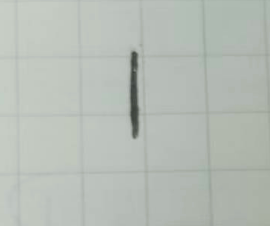
#> input picture simple_transformers/1.png, 270 x 226 px; its folder holds only this picture in this run
$ python -i collect_and_augment.py   (imports and definitions only)
#> lines starting #> are read from the running program, lines starting #| are printed output that depends on the picture; after the words box and inside, x2 and y2 are one past the last pixel; in counts of white or black regions, pixels touching at a corner belong together
#> further down, picture is the input picture: shape (226, 270, 3); mean B, G, R 182.1, 188.9, 182.3
import os
import cv2
import numpy as np
from PIL import Image
from tqdm import tqdm

# 数据增强函数


def augment(img):
    imgs = [img]
    rows, cols = img.shape

    # 旋转
    for angle in [-15, 15]:
        M = cv2.getRotationMatrix2D((cols/2, rows/2), angle, 1)
        imgs.append(cv2.warpAffine(img, M, (cols, rows), borderValue=255))

    # 平移
    for dx, dy in [(-2, 0), (2, 0), (0, -2), (0, 2)]:
        M = np.float32([[1, 0, dx], [0, 1, dy]])
        imgs.append(cv2.warpAffine(img, M, (cols, rows), borderValue=255))

    # 缩放
    for scale in [0.9, 1.1]:
        M = cv2.getRotationMatrix2D((cols/2, rows/2), 0, scale)
        imgs.append(cv2.warpAffine(img, M, (cols, rows), borderValue=255))

    # 加高斯噪声
    noise = np.random.normal(0, 10, img.shape).astype(np.uint8)
    imgs.append(cv2.add(img, noise))

    return imgs

# 标准化为MNIST风格


def mnist_style(img):
    # 灰度
    if len(img.shape) == 3:
        img = cv2.cvtColor(img, cv2.COLOR_BGR2GRAY)
    # 自适应阈值二值化
    img = cv2.GaussianBlur(img, (5, 5), 0)
    img = cv2.adaptiveThreshold(img, 255, cv2.ADAPTIVE_THRESH_GAUSSIAN_C,
                                cv2.THRESH_BINARY_INV, 11, 2)
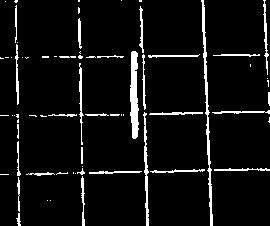
#> img: shape (226, 270); 6.3% white; 68 white regions (38 under 20 px), largest, box (x1, y1, x2, y2) and area: (201, 0, 213, 226) 603, (130, 51, 139, 139) 582, (143, 112, 149, 226) 295
    # 裁剪数字区域
    coords = cv2.findNonZero(img)
#> coords = contour of 3854 points, box (x1, y1, x2, y2) (0, 0, 270, 226), area 3723
    x, y, w, h = cv2.boundingRect(coords)
#> x = 0; y = 0; w = 270; h = 226
    digit = img[y:y+h, x:x+w]
    # 缩放到20x20
    digit = cv2.resize(digit, (20, 20), interpolation=cv2.INTER_AREA)
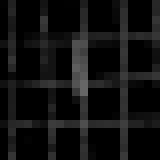
#> digit: shape (20, 20) (shown 8 times larger); min 0, max 102, mean 16.1
    # 四周补白到28x28
    padded = np.pad(digit, ((4, 4), (4, 4)), 'constant', constant_values=0)
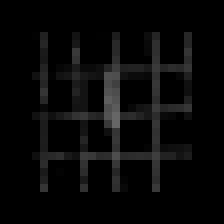
#> padded: shape (28, 28) (shown 8 times larger); min 0, max 102, mean 8.2
    return padded


def process_folder(input_folder, output_folder, label):
    os.makedirs(output_folder, exist_ok=True)
    img_files = [f for f in os.listdir(
        input_folder) if f.lower().endswith(('.png', '.jpg', '.jpeg'))]
    idx = 0
    for file in tqdm(img_files, desc=f'Processing {label}'):
        img_path = os.path.join(input_folder, file)
        img = cv2.imread(img_path)
        for aug_img in augment(mnist_style(img)):
            save_path = os.path.join(output_folder, f'{label}_{idx}.png')
            cv2.imwrite(save_path, aug_img)
            idx += 1


# [6 lines not run here, left out]

>>> import cv2
>>> picture = cv2.imread('1.png')
>>> result = mnist_style(picture)
